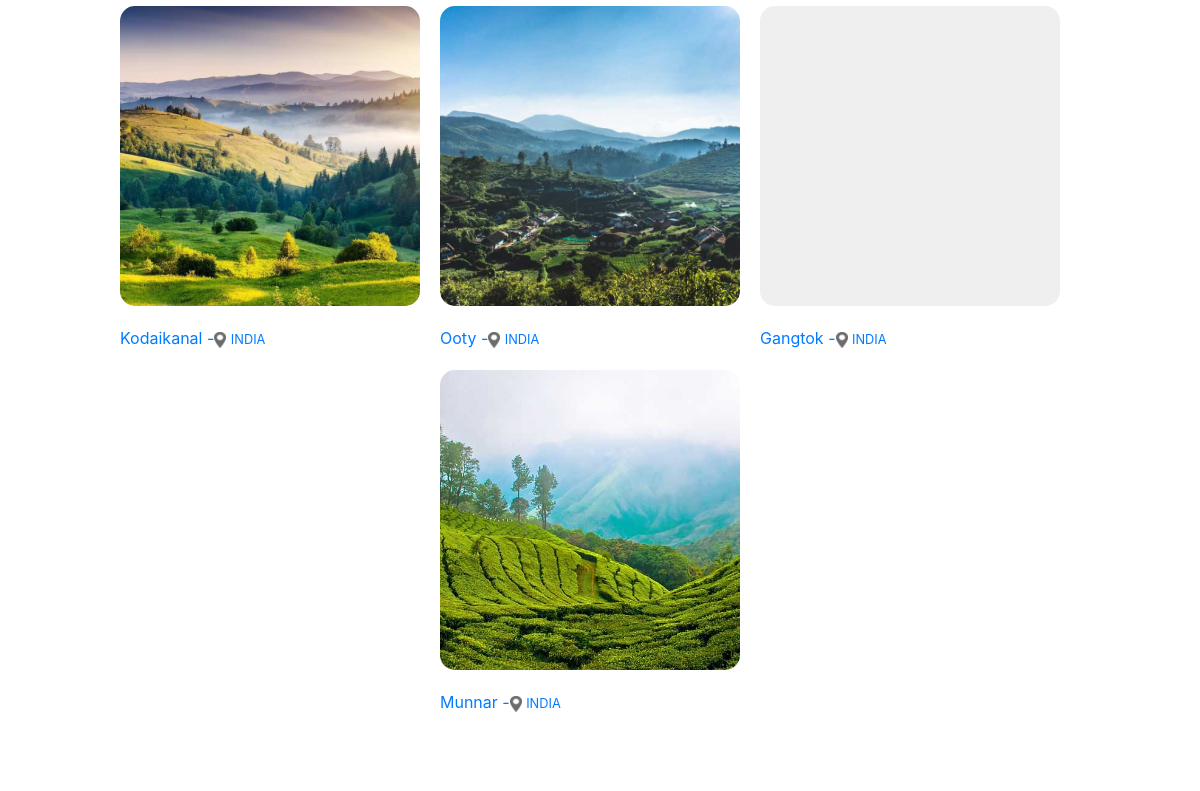
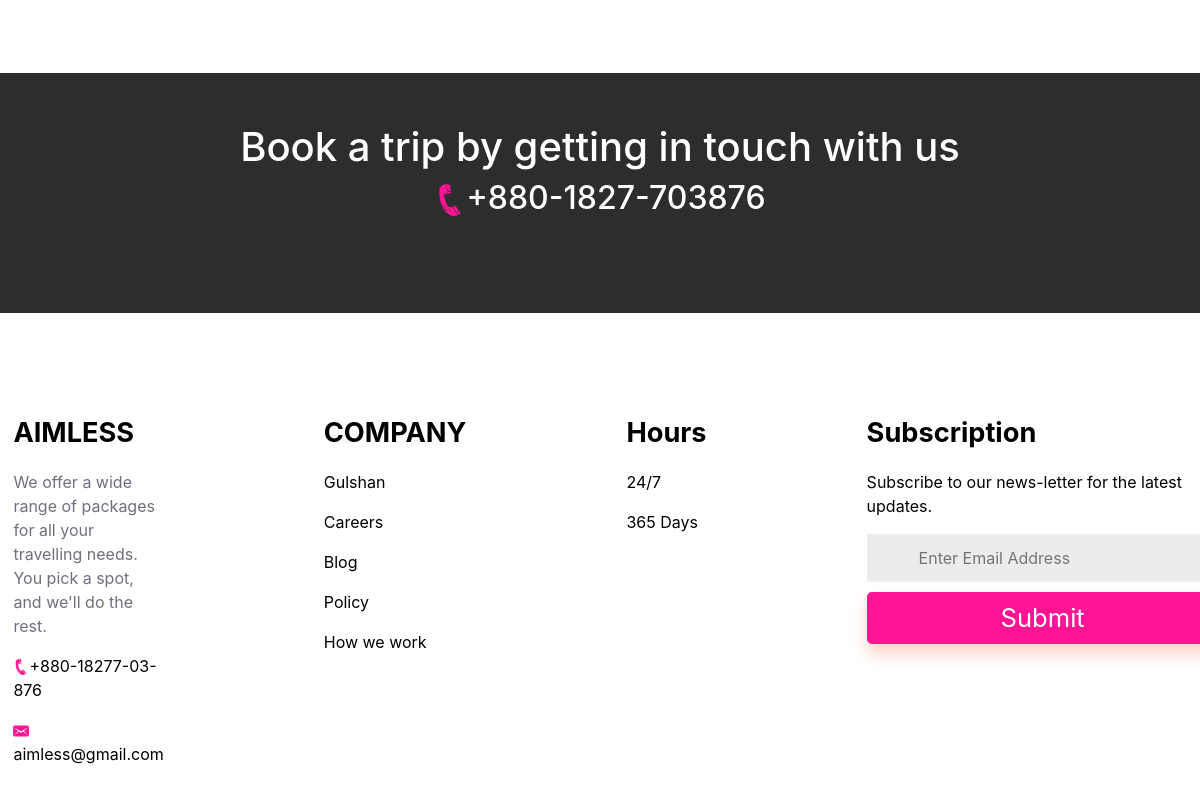
The page /search-result (lower part) on the database as committed earlier (2 pictures, top to bottom).
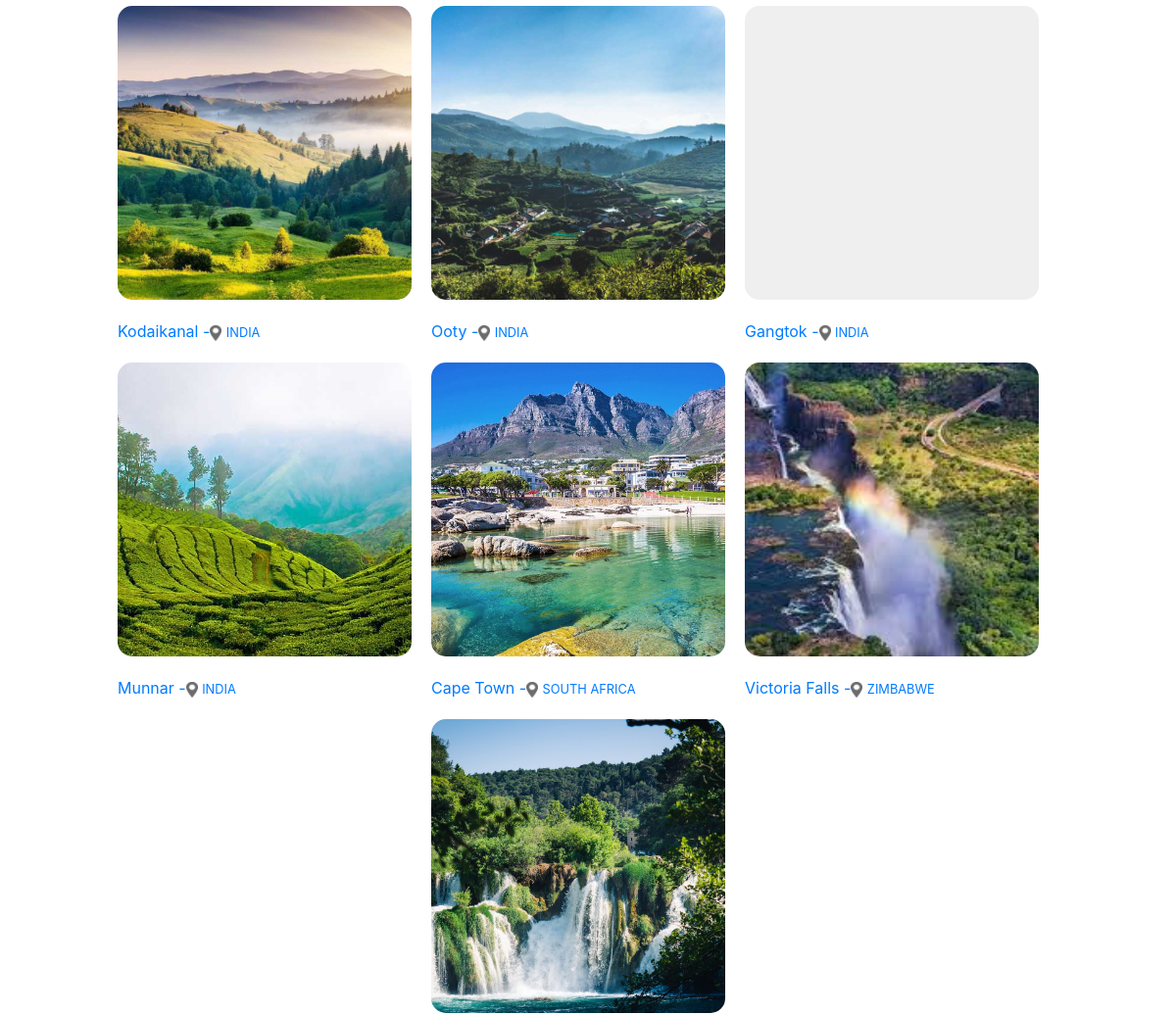
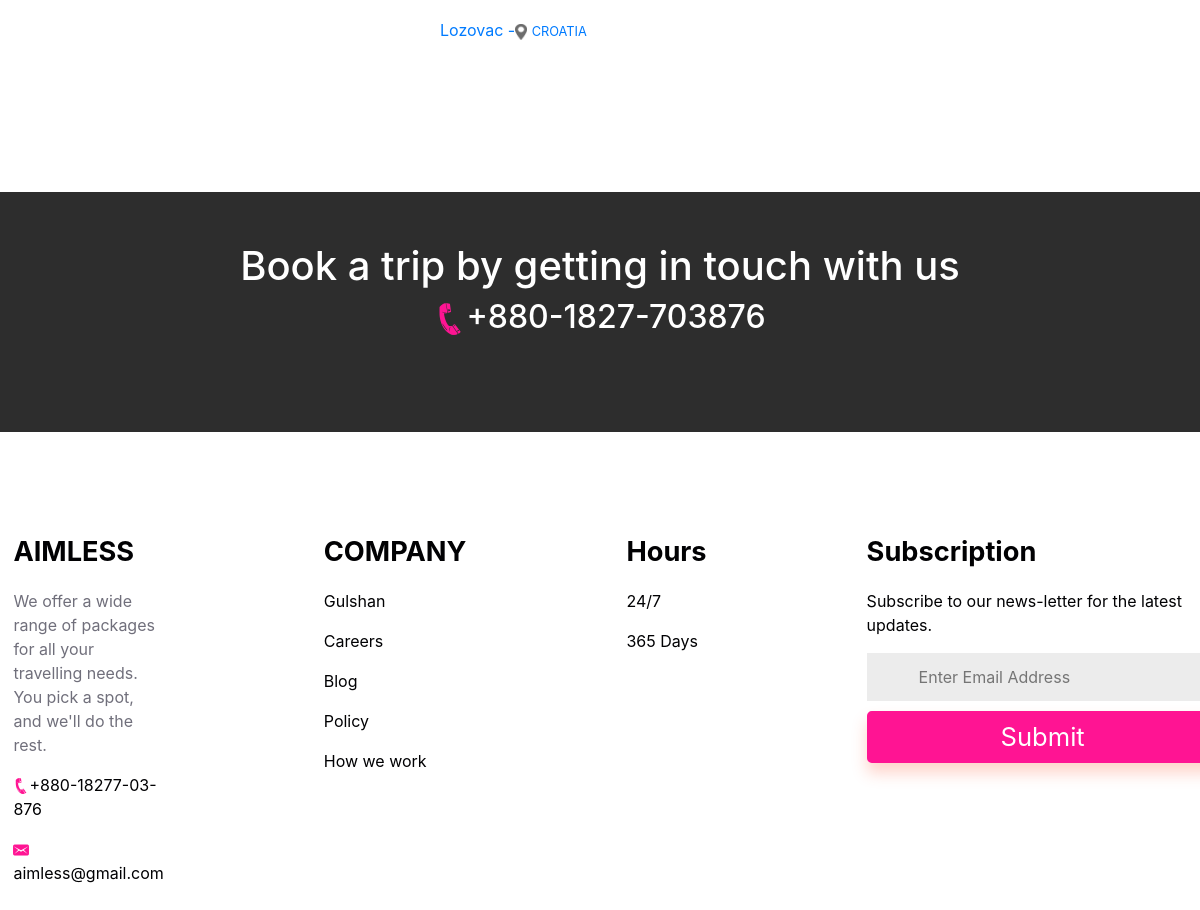
The same page on the database as committed later (2 pictures, top to bottom).
### base/models.py (models this page shows, shortened)
class Location(models.Model):
    continent = models.ForeignKey(Continent, on_delete=models.CASCADE)
    country= models.ForeignKey(Country, on_delete=models.CASCADE)
    name = models.CharField(max_length=80, unique=True)
    location_display_image=models.ImageField(upload_to='location_display_image/', null=True, blank=True)
    price = models.DecimalField(max_digits=10, decimal_places=0, default=0, null= True, blank=True)

class Country(models.Model):
    continent=models.ForeignKey(Continent, on_delete=models.CASCADE)
    name= models.CharField(max_length=30)
    def __str__(self):
        return self.name
    class Meta:
        ordering=['name']

### base/views.py (the view)
# urls.py: path('search-result', views.SearchView.as_view(), name='search-result'),
class SearchView(View):
    template_name = 'base/search.html'
    def get(self, request):
        q = request.GET.get('q', '')
        locations = Location.objects.filter(Q(name__icontains=q) |
                                            Q(continent__name__icontains=q) |
                                            Q(country__name__icontains=q))
        location_count = locations.count()
        context = {'locations': locations, 'location_count': location_count}
        return render(request, self.template_name, context)

### base/templates/base/search.html (shortened to what this page needs)
{% extends 'main.html' %}
{% block content %}
{% load static %}
<link rel="stylesheet" type="text/css" href={% static 'css/home.css'%}>
<div class="location_button">
    {% for location in locations%}
    <div>
        <a href="{% url 'location' location.id %}">
            <button id="continent_locations" style="background-image: url({{location.location_display_image.url}});"></button>
             <br><span>{{location.name}} -<a href ={%url 'country-locations' location.country.id%}><img src={% static 'images/location.png'%} width='12' height='16'  > <small>{{location.country}}</small></span></a>
    </div>
    {%endfor%}
</div>
{% endblock content%}

### templates/main.html (shortened to what this page needs)
<!DOCTYPE html>
<html>
<head>
    {% load static %}
    <link href="https://fonts.cdnfonts.com/css/orange-juice-4" rel="stylesheet">
    <link rel="stylesheet" type="text/css" href="{% static 'css/home.css' %}">
    <link href="https://cdn.jsdelivr.net/npm/bootstrap@5.3.0/dist/css/bootstrap.min.css" rel="stylesheet">
    <link rel="stylesheet" type="text/css" href="{% static 'css/bootstrap.css' %}">
</head>
<body>
        {% block content %}
        {% endblock content %}
    {% include 'footer.html'%}
</body>
</html>

### templates/footer.html (shortened to what this page needs)
<footer>
  <div class='above-footer'>
    <div class="above-footer-text">
        <h1>Book a trip by getting in touch with us</h1>
        <h2 ><img src="/static/images/phone-62-32.png">+880-1827-703876</h2>
    </div>
  </div>
  <div class="footer-container container-fluid">
      <div class="footer-content">
          <ul class="footer-content-1">
              <li>
                  <span>
                      <p>AIMLESS</p>
                  </span>
              </li>
              <li>
                  <p style="color:#706f7b;">We offer a wide range of packages for all your travelling needs. You pick a spot, and we'll do the rest.</p>
              </li>
              <li>
                  <p class='contact-info'><img src="/static/images/phone-62-32.png" width="16" height="16">+880-18277-03-876</p>
              </li>
              <li>
                  <p class='contact-info'> <img src="/static/images/new-post-16.png"> aimless@gmail.com</p>
              </li>
          </ul>
          <ul class="footer-content-2">
              <li>
                  <span>
                      <p>COMPANY</p>
                  </span>
              </li>
              <li>
                <p class='contact-info'>Gulshan</p>
              </li>
              <li>
                <p class='contact-info'>Careers</p>
              </li>
              <li>
                <p class='contact-info'>Blog</p>
              </li>
              <li>
                <p class='contact-info' >Policy</p>
              </li>
              <li>
                <p class='contact-info' >How we work</p>
              </li>
          </ul>
          <ul class="footer-content-3">
              <li>
                  <span>
                      <p> Hours</p>
                  </span>
              </li>
              <li>
                <p>24/7</p>
              </li>
              <li>
                <p>365 Days</p>
              </li>
          </ul>
          <ul class="footer-content-4">
              <li>
                  <span>
                      <p>Subscription</p>
                  </span>
              </li>
              <li>
                <p>Subscribe to our news-letter for the latest updates.</p>
              </li>
              <li>
                <input type="emain" placeholder="Enter Email Address">
              </li>
              <li>
                <button class="submit-email">Submit</button>
              </li>
          </ul>
      </div>
  </div>
</footer>

### static/css/home.css (style rules this page uses)
.location_button { display: flex; justify-content: center; align-items: center; flex-wrap: wrap; }
#continent_locations { background-size: cover ; background-repeat: no-repeat; background-position: center; width: 300px; height: 300px; margin: 20px; margin-left: 0; border: 0px; border-radius: 15px; justify-content: flex-end; align-items: center; border-color: brown; }
a:link { text-decoration: none; }

### templates/footer.html (style rules this page uses)
footer { margin: 0; margin-top: 150px; padding-bottom: 80px; }
.above-footer { height: 30vh; background-color:#2d2d2d ; opacity: 1; margin-bottom: 100px; display: flex; justify-content:space-evenly; }
.above-footer-text { display: flex; flex-direction: column; align-items: center; margin-top: 50px; color: white; opacity: 1; }
.footer-content { grid-gap: 10rem; color: #010103; display: grid; gap: 8rem; grid-template-columns: 27fr 21fr 21fr 21fr; justify-content: center; text-align: left; }
.contact-info { transition: color .4s; }
.footer-content-1, .footer-content-2, .footer-content-3, .footer-content-4 { list-style: none; }
.footer-content span { font-size: 170%; font-weight: bold; }
.footer-content-4 input { background-color: #ececec; border-color: transparent; padding:10px 50px ; }
.submit-email { background-color: deeppink; border: 2px solid deeppink; border-radius: .3rem; box-shadow: 0 10px 15px 0 rgba(255,83,48,.25); color: #fff; cursor: pointer; font-size: 1.6rem; padding-top: 5px; padding-bottom: 5px; margin-top: 10px; text-decoration: none; width: 100%; }

Rows that differ between the two databases and show on the page:
added Location: location_display_image (picture), name "Cape Town", country "SOUTH AFRICA"
added Location: location_display_image (picture), name "Victoria Falls", country "ZIMBABWE"
added Location: location_display_image (picture), name "Lozovac", country "CROATIA"
